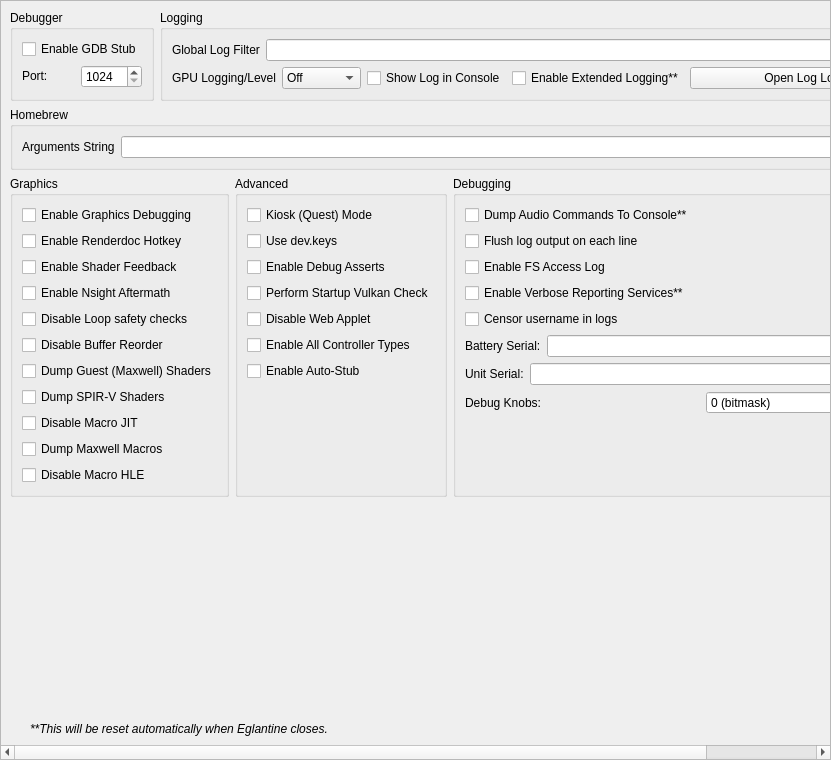
<?xml version="1.0" encoding="UTF-8"?>
<ui version="4.0">
 <class>ConfigureDebug</class>
 <widget class="QScrollArea" name="ConfigureDebug">
  <property name="geometry">
   <rect>
    <x>0</x>
    <y>0</y>
    <width>831</width>
    <height>760</height>
   </rect>
  </property>
  <property name="widgetResizable">
   <bool>true</bool>
  </property>
  <widget class="QWidget" name="widget">
   <property name="geometry">
    <rect>
     <x>0</x>
     <y>0</y>
     <width>829</width>
     <height>758</height>
    </rect>
   </property>
   <layout class="QVBoxLayout" name="verticalLayout_1">
    <item>
     <layout class="QHBoxLayout" name="horizontalLayout">
      <property name="topMargin">
       <number>0</number>
      </property>
      <item>
       <widget class="QGroupBox" name="groupBox">
        <property name="sizePolicy">
         <sizepolicy hsizetype="Preferred" vsizetype="Preferred">
          <horstretch>0</horstretch>
          <verstretch>0</verstretch>
         </sizepolicy>
        </property>
        <property name="title">
         <string>Debugger</string>
        </property>
        <property name="alignment">
         <set>Qt::AlignmentFlag::AlignLeading|Qt::AlignmentFlag::AlignLeft|Qt::AlignmentFlag::AlignTop</set>
        </property>
        <property name="flat">
         <bool>false</bool>
        </property>
        <property name="checkable">
         <bool>false</bool>
        </property>
        <layout class="QVBoxLayout" name="verticalLayout_3">
         <item>
          <widget class="QWidget" name="debug_widget" native="true">
           <property name="sizePolicy">
            <sizepolicy hsizetype="Preferred" vsizetype="Maximum">
             <horstretch>0</horstretch>
             <verstretch>0</verstretch>
            </sizepolicy>
           </property>
           <layout class="QVBoxLayout" name="verticalLayout">
            <property name="sizeConstraint">
             <enum>QLayout::SizeConstraint::SetDefaultConstraint</enum>
            </property>
            <property name="leftMargin">
             <number>0</number>
            </property>
            <property name="topMargin">
             <number>0</number>
            </property>
            <property name="rightMargin">
             <number>0</number>
            </property>
            <property name="bottomMargin">
             <number>0</number>
            </property>
            <item>
             <widget class="QCheckBox" name="toggle_gdbstub">
              <property name="sizePolicy">
               <sizepolicy hsizetype="Maximum" vsizetype="Maximum">
                <horstretch>0</horstretch>
                <verstretch>0</verstretch>
               </sizepolicy>
              </property>
              <property name="text">
               <string>Enable GDB Stub</string>
              </property>
             </widget>
            </item>
            <item>
             <widget class="QWidget" name="horizontalWidget_3" native="true">
              <property name="sizePolicy">
               <sizepolicy hsizetype="Preferred" vsizetype="Maximum">
                <horstretch>0</horstretch>
                <verstretch>0</verstretch>
               </sizepolicy>
              </property>
              <layout class="QHBoxLayout" name="horizontalLayout_3">
               <property name="leftMargin">
                <number>0</number>
               </property>
               <property name="topMargin">
                <number>0</number>
               </property>
               <property name="rightMargin">
                <number>0</number>
               </property>
               <property name="bottomMargin">
                <number>0</number>
               </property>
               <item>
                <widget class="QLabel" name="label_11">
                 <property name="sizePolicy">
                  <sizepolicy hsizetype="Minimum" vsizetype="Maximum">
                   <horstretch>0</horstretch>
                   <verstretch>0</verstretch>
                  </sizepolicy>
                 </property>
                 <property name="text">
                  <string>Port:</string>
                 </property>
                </widget>
               </item>
               <item>
                <widget class="QSpinBox" name="gdbport_spinbox">
                 <property name="sizePolicy">
                  <sizepolicy hsizetype="Preferred" vsizetype="Maximum">
                   <horstretch>0</horstretch>
                   <verstretch>0</verstretch>
                  </sizepolicy>
                 </property>
                 <property name="minimum">
                  <number>1024</number>
                 </property>
                 <property name="maximum">
                  <number>65535</number>
                 </property>
                </widget>
               </item>
              </layout>
             </widget>
            </item>
           </layout>
          </widget>
         </item>
        </layout>
       </widget>
      </item>
      <item>
       <widget class="QGroupBox" name="groupBox_2">
        <property name="sizePolicy">
         <sizepolicy hsizetype="Expanding" vsizetype="Preferred">
          <horstretch>0</horstretch>
          <verstretch>0</verstretch>
         </sizepolicy>
        </property>
        <property name="title">
         <string>Logging</string>
        </property>
        <layout class="QGridLayout" name="gridLayout_1">
         <item row="0" column="0" colspan="4">
          <widget class="QWidget" name="logging_widget" native="true">
           <property name="sizePolicy">
            <sizepolicy hsizetype="Preferred" vsizetype="Maximum">
             <horstretch>0</horstretch>
             <verstretch>0</verstretch>
            </sizepolicy>
           </property>
           <layout class="QHBoxLayout" name="horizontalLayout_1">
            <property name="leftMargin">
             <number>0</number>
            </property>
            <property name="topMargin">
             <number>0</number>
            </property>
            <property name="rightMargin">
             <number>0</number>
            </property>
            <property name="bottomMargin">
             <number>0</number>
            </property>
            <item>
             <widget class="QLabel" name="label_1">
              <property name="sizePolicy">
               <sizepolicy hsizetype="Preferred" vsizetype="Preferred">
                <horstretch>0</horstretch>
                <verstretch>0</verstretch>
               </sizepolicy>
              </property>
              <property name="text">
               <string>Global Log Filter</string>
              </property>
             </widget>
            </item>
            <item>
             <widget class="QLineEdit" name="log_filter_edit"/>
            </item>
           </layout>
          </widget>
         </item>
         <item row="1" column="0">
          <widget class="QWidget" name="gpu_log_level_widget" native="true">
           <property name="sizePolicy">
            <sizepolicy hsizetype="Preferred" vsizetype="Maximum">
             <horstretch>0</horstretch>
             <verstretch>0</verstretch>
            </sizepolicy>
           </property>
           <layout class="QHBoxLayout" name="gpu_log_level_layout">
            <property name="leftMargin">
             <number>0</number>
            </property>
            <property name="topMargin">
             <number>0</number>
            </property>
            <property name="rightMargin">
             <number>0</number>
            </property>
            <property name="bottomMargin">
             <number>0</number>
            </property>
            <item>
             <widget class="QLabel" name="gpu_log_level_label">
              <property name="text">
               <string>GPU Logging/Level</string>
              </property>
             </widget>
            </item>
            <item>
             <widget class="QComboBox" name="gpu_log_level">
              <property name="toolTip">
               <string>Detail level for GPU logs. Off disables logging entirely.</string>
              </property>
              <item>
               <property name="text">
                <string>Off</string>
               </property>
              </item>
              <item>
               <property name="text">
                <string>Errors</string>
               </property>
              </item>
              <item>
               <property name="text">
                <string>Standard</string>
               </property>
              </item>
              <item>
               <property name="text">
                <string>Verbose</string>
               </property>
              </item>
              <item>
               <property name="text">
                <string>All</string>
               </property>
              </item>
             </widget>
            </item>
           </layout>
          </widget>
         </item>
         <item row="1" column="1">
          <widget class="QCheckBox" name="toggle_console">
           <property name="text">
            <string>Show Log in Console</string>
           </property>
          </widget>
         </item>
         <item row="1" column="2">
          <widget class="QCheckBox" name="extended_logging">
           <property name="enabled">
            <bool>true</bool>
           </property>
           <property name="toolTip">
            <string>When checked, the max size of the log increases from 100 MB to 1 GB</string>
           </property>
           <property name="text">
            <string>Enable Extended Logging**</string>
           </property>
          </widget>
         </item>
         <item row="1" column="3">
          <widget class="QPushButton" name="open_log_button">
           <property name="sizePolicy">
            <sizepolicy hsizetype="Expanding" vsizetype="Maximum">
             <horstretch>1</horstretch>
             <verstretch>0</verstretch>
            </sizepolicy>
           </property>
           <property name="minimumSize">
            <size>
             <width>250</width>
             <height>0</height>
            </size>
           </property>
           <property name="text">
            <string>Open Log Location</string>
           </property>
          </widget>
         </item>
        </layout>
       </widget>
      </item>
     </layout>
    </item>
    <item>
     <widget class="QGroupBox" name="groupBox_3">
      <property name="title">
       <string>Homebrew</string>
      </property>
      <layout class="QVBoxLayout" name="verticalLayout_5">
       <item>
        <layout class="QHBoxLayout" name="horizontalLayout_4">
         <item>
          <widget class="QLabel" name="label_3">
           <property name="text">
            <string>Arguments String</string>
           </property>
          </widget>
         </item>
         <item>
          <widget class="QLineEdit" name="homebrew_args_edit"/>
         </item>
        </layout>
       </item>
      </layout>
     </widget>
    </item>
    <item>
     <layout class="QHBoxLayout" name="horizontalLayout_2">
      <item>
       <widget class="QGroupBox" name="groupBox_4">
        <property name="title">
         <string>Graphics</string>
        </property>
        <layout class="QGridLayout" name="gridLayout_2">
         <item row="4" column="0">
          <widget class="QCheckBox" name="disable_loop_safety_checks">
           <property name="toolTip">
            <string>When checked, it executes shaders without loop logic changes</string>
           </property>
           <property name="text">
            <string>Disable Loop safety checks</string>
           </property>
          </widget>
         </item>
         <item row="9" column="0">
          <widget class="QCheckBox" name="dump_macros">
           <property name="enabled">
            <bool>true</bool>
           </property>
           <property name="toolTip">
            <string>When checked, it will dump all the macro programs of the GPU</string>
           </property>
           <property name="text">
            <string>Dump Maxwell Macros</string>
           </property>
          </widget>
         </item>
         <item row="3" column="0">
          <widget class="QCheckBox" name="enable_nsight_aftermath">
           <property name="toolTip">
            <string>When checked, it enables Nsight Aftermath crash dumps</string>
           </property>
           <property name="text">
            <string>Enable Nsight Aftermath</string>
           </property>
          </widget>
         </item>
         <item row="6" column="0">
          <widget class="QCheckBox" name="dump_guest_shaders">
           <property name="enabled">
            <bool>true</bool>
           </property>
           <property name="toolTip">
            <string>When checked, it will dump original Maxwell guest shader bytecode (the input to the recompiler) as .ash files under DumpDir/shaders/. Useful for inspection with nvdisasm.</string>
           </property>
           <property name="text">
            <string>Dump Guest (Maxwell) Shaders</string>
           </property>
          </widget>
         </item>
         <item row="1" column="0">
          <widget class="QCheckBox" name="enable_renderdoc_hotkey">
           <property name="text">
            <string>Enable Renderdoc Hotkey</string>
           </property>
          </widget>
         </item>
         <item row="8" column="0">
          <widget class="QCheckBox" name="disable_macro_jit">
           <property name="enabled">
            <bool>true</bool>
           </property>
           <property name="toolTip">
            <string>When checked, it disables the macro Just In Time compiler. Enabling this makes games run slower</string>
           </property>
           <property name="text">
            <string>Disable Macro JIT</string>
           </property>
          </widget>
         </item>
         <item row="10" column="0">
          <widget class="QCheckBox" name="disable_macro_hle">
           <property name="enabled">
            <bool>true</bool>
           </property>
           <property name="toolTip">
            <string>When checked, it disables the macro HLE functions. Enabling this makes games run slower</string>
           </property>
           <property name="text">
            <string>Disable Macro HLE</string>
           </property>
          </widget>
         </item>
         <item row="0" column="0">
          <widget class="QCheckBox" name="enable_graphics_debugging">
           <property name="enabled">
            <bool>true</bool>
           </property>
           <property name="toolTip">
            <string>When checked, the graphics API enters a slower debugging mode</string>
           </property>
           <property name="text">
            <string>Enable Graphics Debugging</string>
           </property>
          </widget>
         </item>
         <item row="11" column="0">
          <spacer name="verticalSpacer_5">
           <property name="orientation">
            <enum>Qt::Orientation::Vertical</enum>
           </property>
           <property name="sizeType">
            <enum>QSizePolicy::Policy::Preferred</enum>
           </property>
           <property name="sizeHint" stdset="0">
            <size>
             <width>20</width>
             <height>0</height>
            </size>
           </property>
          </spacer>
         </item>
         <item row="2" column="0">
          <widget class="QCheckBox" name="enable_shader_feedback">
           <property name="toolTip">
            <string>When checked, Eglantine will log statistics about the compiled pipeline cache</string>
           </property>
           <property name="text">
            <string>Enable Shader Feedback</string>
           </property>
          </widget>
         </item>
         <item row="5" column="0">
          <widget class="QCheckBox" name="disable_buffer_reorder">
           <property name="toolTip">
            <string>&lt;html&gt;&lt;head/&gt;&lt;body&gt;&lt;p&gt;When checked, disables reordering of mapped memory uploads which allows to associate uploads with specific draws. May reduce performance in some cases.&lt;/p&gt;&lt;/body&gt;&lt;/html&gt;</string>
           </property>
           <property name="text">
            <string>Disable Buffer Reorder</string>
           </property>
          </widget>
         </item>
         <item row="7" column="0">
          <widget class="QCheckBox" name="gpu_log_shader_dumps">
           <property name="toolTip">
            <string>When checked, it will dump the recompiler's output SPIR-V binaries (.spv) under LogDir/shaders/. Inspect via SPIRV-Tools (spirv-dis / spirv-cross / spirv-val) or RenderDoc.</string>
           </property>
           <property name="text">
            <string>Dump SPIR-V Shaders</string>
           </property>
          </widget>
         </item>
        </layout>
       </widget>
      </item>
      <item>
       <widget class="QGroupBox" name="groupBox_6">
        <property name="title">
         <string>Advanced</string>
        </property>
        <layout class="QGridLayout" name="gridLayout_4">
         <item row="3" column="0">
          <widget class="QCheckBox" name="perform_vulkan_check">
           <property name="toolTip">
            <string>Enables Eglantine to check for a working Vulkan environment when the program starts up. Disable this if this is causing issues with external programs seeing Eglantine.</string>
           </property>
           <property name="text">
            <string>Perform Startup Vulkan Check</string>
           </property>
          </widget>
         </item>
         <item row="4" column="0">
          <widget class="QCheckBox" name="disable_web_applet">
           <property name="text">
            <string>Disable Web Applet</string>
           </property>
          </widget>
         </item>
         <item row="5" column="0">
          <widget class="QCheckBox" name="enable_all_controllers">
           <property name="text">
            <string>Enable All Controller Types</string>
           </property>
          </widget>
         </item>
         <item row="6" column="0">
          <widget class="QCheckBox" name="use_auto_stub">
           <property name="text">
            <string>Enable Auto-Stub</string>
           </property>
          </widget>
         </item>
         <item row="0" column="0">
          <widget class="QCheckBox" name="quest_flag">
           <property name="text">
            <string>Kiosk (Quest) Mode</string>
           </property>
          </widget>
         </item>
         <item row="1" column="0">
          <widget class="QCheckBox" name="use_dev_keys">
           <property name="text">
            <string>Use dev.keys</string>
           </property>
          </widget>
         </item>
         <item row="2" column="0">
          <widget class="QCheckBox" name="use_debug_asserts">
           <property name="text">
            <string>Enable Debug Asserts</string>
           </property>
          </widget>
         </item>
         <item row="7" column="0">
          <spacer name="verticalSpacer_4">
           <property name="orientation">
            <enum>Qt::Orientation::Vertical</enum>
           </property>
           <property name="sizeType">
            <enum>QSizePolicy::Policy::Expanding</enum>
           </property>
           <property name="sizeHint" stdset="0">
            <size>
             <width>20</width>
             <height>0</height>
            </size>
           </property>
          </spacer>
         </item>
        </layout>
       </widget>
      </item>
      <item>
       <widget class="QGroupBox" name="groupBox_5">
        <property name="title">
         <string>Debugging</string>
        </property>
        <layout class="QGridLayout" name="gridLayout_3">
         <item row="6" column="0">
          <widget class="QWidget" name="serial_battery_widget" native="true">
           <property name="sizePolicy">
            <sizepolicy hsizetype="Preferred" vsizetype="Maximum">
             <horstretch>0</horstretch>
             <verstretch>0</verstretch>
            </sizepolicy>
           </property>
           <layout class="QHBoxLayout" name="horizontalLayout_11">
            <property name="leftMargin">
             <number>0</number>
            </property>
            <property name="topMargin">
             <number>0</number>
            </property>
            <property name="rightMargin">
             <number>0</number>
            </property>
            <property name="bottomMargin">
             <number>0</number>
            </property>
            <item>
             <widget class="QLabel" name="label_12">
              <property name="sizePolicy">
               <sizepolicy hsizetype="Preferred" vsizetype="Preferred">
                <horstretch>0</horstretch>
                <verstretch>0</verstretch>
               </sizepolicy>
              </property>
              <property name="text">
               <string>Battery Serial:</string>
              </property>
             </widget>
            </item>
            <item>
             <widget class="QLineEdit" name="serial_battery_edit"/>
            </item>
           </layout>
          </widget>
         </item>
         <item row="8" column="0">
          <widget class="QWidget" name="debug_knobs_widget" native="true">
           <property name="sizePolicy">
            <sizepolicy hsizetype="Preferred" vsizetype="Maximum">
             <horstretch>0</horstretch>
             <verstretch>0</verstretch>
            </sizepolicy>
           </property>
           <layout class="QHBoxLayout" name="horizontalLayout_debug_knobs">
            <property name="leftMargin">
             <number>0</number>
            </property>
            <property name="topMargin">
             <number>0</number>
            </property>
            <property name="rightMargin">
             <number>0</number>
            </property>
            <property name="bottomMargin">
             <number>0</number>
            </property>
            <item>
             <widget class="QLabel" name="label_debug_knobs">
              <property name="sizePolicy">
               <sizepolicy hsizetype="Preferred" vsizetype="Preferred">
                <horstretch>0</horstretch>
                <verstretch>0</verstretch>
               </sizepolicy>
              </property>
              <property name="text">
               <string>Debug Knobs:</string>
              </property>
             </widget>
            </item>
            <item>
             <widget class="QSpinBox" name="debug_knobs_spinbox">
              <property name="minimum">
               <number>0</number>
              </property>
              <property name="maximum">
               <number>65535</number>
              </property>
              <property name="toolTip">
               <string>Bitmask for quick development toggles</string>
              </property>
              <property name="statusTip">
               <string>Set debug knobs (bitmask)</string>
              </property>
              <property name="whatsThis">
               <string>16-bit debug knob set for quick development toggles</string>
              </property>
              <property name="suffix">
               <string> (bitmask)</string>
              </property>
             </widget>
            </item>
           </layout>
          </widget>
         </item>
         <item row="7" column="0">
          <widget class="QWidget" name="serial_board_widget" native="true">
           <property name="sizePolicy">
            <sizepolicy hsizetype="Preferred" vsizetype="Maximum">
             <horstretch>0</horstretch>
             <verstretch>0</verstretch>
            </sizepolicy>
           </property>
           <layout class="QHBoxLayout" name="horizontalLayout_12">
            <property name="leftMargin">
             <number>0</number>
            </property>
            <property name="topMargin">
             <number>0</number>
            </property>
            <property name="rightMargin">
             <number>0</number>
            </property>
            <property name="bottomMargin">
             <number>0</number>
            </property>
            <item>
             <widget class="QLabel" name="label_13">
              <property name="sizePolicy">
               <sizepolicy hsizetype="Preferred" vsizetype="Preferred">
                <horstretch>0</horstretch>
                <verstretch>0</verstretch>
               </sizepolicy>
              </property>
              <property name="text">
               <string>Unit Serial:</string>
              </property>
             </widget>
            </item>
            <item>
             <widget class="QLineEdit" name="serial_board_edit"/>
            </item>
           </layout>
          </widget>
         </item>
         <item row="20" column="0">
          <spacer name="verticalSpacer_3">
           <property name="orientation">
            <enum>Qt::Orientation::Vertical</enum>
           </property>
           <property name="sizeType">
            <enum>QSizePolicy::Policy::Expanding</enum>
           </property>
           <property name="sizeHint" stdset="0">
            <size>
             <width>20</width>
             <height>0</height>
            </size>
           </property>
          </spacer>
         </item>
         <item row="1" column="0">
          <widget class="QCheckBox" name="dump_audio_commands">
           <property name="toolTip">
            <string>Enable this to output the latest generated audio command list to the console. Only affects games using the audio renderer.</string>
           </property>
           <property name="text">
            <string>Dump Audio Commands To Console**</string>
           </property>
          </widget>
         </item>
         <item row="2" column="0">
          <widget class="QCheckBox" name="flush_line">
           <property name="text">
            <string>Flush log output on each line</string>
           </property>
          </widget>
         </item>
         <item row="3" column="0">
          <widget class="QCheckBox" name="fs_access_log">
           <property name="text">
            <string>Enable FS Access Log</string>
           </property>
          </widget>
         </item>
         <item row="4" column="0">
          <widget class="QCheckBox" name="reporting_services">
           <property name="text">
            <string>Enable Verbose Reporting Services**</string>
           </property>
          </widget>
         </item>
         <item row="5" column="0">
          <widget class="QCheckBox" name="censor_username">
           <property name="text">
            <string>Censor username in logs</string>
           </property>
          </widget>
         </item>
        </layout>
       </widget>
      </item>
     </layout>
    </item>
    <item>
     <spacer name="verticalSpacer">
      <property name="orientation">
       <enum>Qt::Orientation::Vertical</enum>
      </property>
      <property name="sizeHint" stdset="0">
       <size>
        <width>20</width>
        <height>0</height>
       </size>
      </property>
     </spacer>
    </item>
    <item>
     <widget class="QLabel" name="label_5">
      <property name="sizePolicy">
       <sizepolicy hsizetype="Expanding" vsizetype="Preferred">
        <horstretch>0</horstretch>
        <verstretch>0</verstretch>
       </sizepolicy>
      </property>
      <property name="font">
       <font>
        <italic>true</italic>
       </font>
      </property>
      <property name="text">
    <string>**This will be reset automatically when Eglantine closes.</string>
      </property>
      <property name="indent">
       <number>20</number>
      </property>
     </widget>
    </item>
   </layout>
  </widget>
 </widget>
 <tabstops>
  <tabstop>log_filter_edit</tabstop>
  <tabstop>toggle_console</tabstop>
  <tabstop>extended_logging</tabstop>
  <tabstop>open_log_button</tabstop>
  <tabstop>homebrew_args_edit</tabstop>
  <tabstop>enable_graphics_debugging</tabstop>
  <tabstop>enable_shader_feedback</tabstop>
  <tabstop>enable_nsight_aftermath</tabstop>
  <tabstop>fs_access_log</tabstop>
  <tabstop>reporting_services</tabstop>
  <tabstop>quest_flag</tabstop>
  <tabstop>use_debug_asserts</tabstop>
 </tabstops>
 <resources/>
 <connections/>
</ui>
